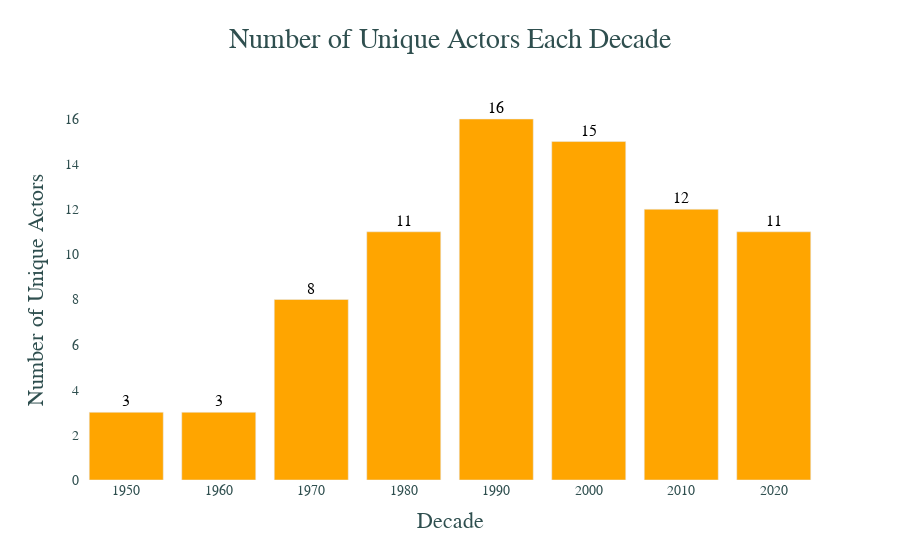

Notebook code cell kept with this figure:
### Code cell
# Create a Plotly bar chart for unique actors per decade
data_actors_per_decade = go.Bar(
    x=decade_stats.index,
    y=decade_stats['Unique Actors'],
    marker=dict(color='orange'),
    text=decade_stats['Unique Actors'],
    textposition='outside',  # Place text outside the bars for better visibility
)

layout_actors_per_decade = go.Layout(
    title='Number of Unique Actors Each Decade',
    xaxis=dict(title='Decade'),
    yaxis=dict(title='Number of Unique Actors'),
    height=800,
)

fig_actors_per_decade = go.Figure(data=[data_actors_per_decade], layout=layout_actors_per_decade)

# Update layout for aesthetic improvements
fig_actors_per_decade.update_traces(textfont_size=16, textfont_color='black', insidetextanchor='start')  # Increase text font size and set color
fig_actors_per_decade.update_layout(plot_bgcolor='rgba(255, 255, 255, 0.9)',  # Lighter transparent plot background
                                    paper_bgcolor='rgba(255, 255, 255, 0.9)',  # Lighter transparent paper background
                                    font=dict(family="Arial, sans-serif", size=18, color='darkslategray'),  # Font settings
                                    title=dict(x=0.5, y=0.95, font=dict(size=28)),  # Title position and style
                                    xaxis=dict(tickfont=dict(size=14)),  # X-axis tick font size
                                    yaxis=dict(tickfont=dict(size=14)),  # Y-axis tick font size
                                    )

# Display plot
fig_actors_per_decade.show()

### Figure 1 — Plotly figure (JSON) as saved in the notebook; plotly's stock layout.template omitted (floating-point values rounded to 4 significant figures)
{"data": [{"insidetextanchor": "start", "marker": {"color": "orange"}, "text": [3, 3, 8, 11, 16, 15, 12, 11], "textfont": {"color": "black", "size": 16}, "textposition": "outside", "type": "bar", "x": [1950, 1960, 1970, 1980, 1990, 2000, 2010, 2020], "y": [3, 3, 8, 11, 16, 15, 12, 11]}], "layout": {"autosize": true, "font": {"color": "darkslategray", "family": "Arial, sans-serif", "size": 18}, "paper_bgcolor": "rgba(255, 255, 255, 0.9)", "plot_bgcolor": "rgba(255, 255, 255, 0.9)", "title": {"font": {"size": 28}, "text": "Number of Unique Actors Each Decade", "x": 0.5, "y": 0.95}, "xaxis": {"autorange": true, "range": [1945, 2025], "tickfont": {"size": 14}, "title": {"text": "Decade"}, "type": "linear"}, "yaxis": {"autorange": true, "range": [0, 16.84], "tickfont": {"size": 14}, "title": {"text": "Number of Unique Actors"}, "type": "linear"}}}
